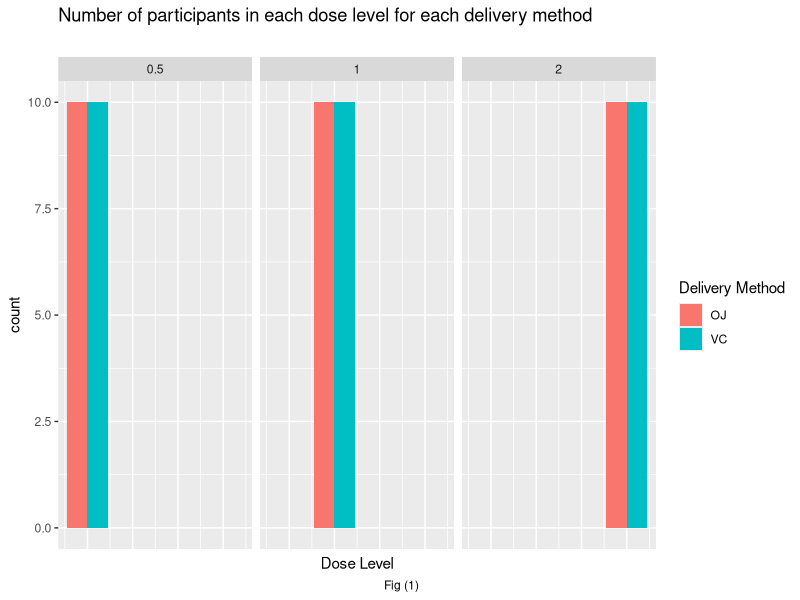
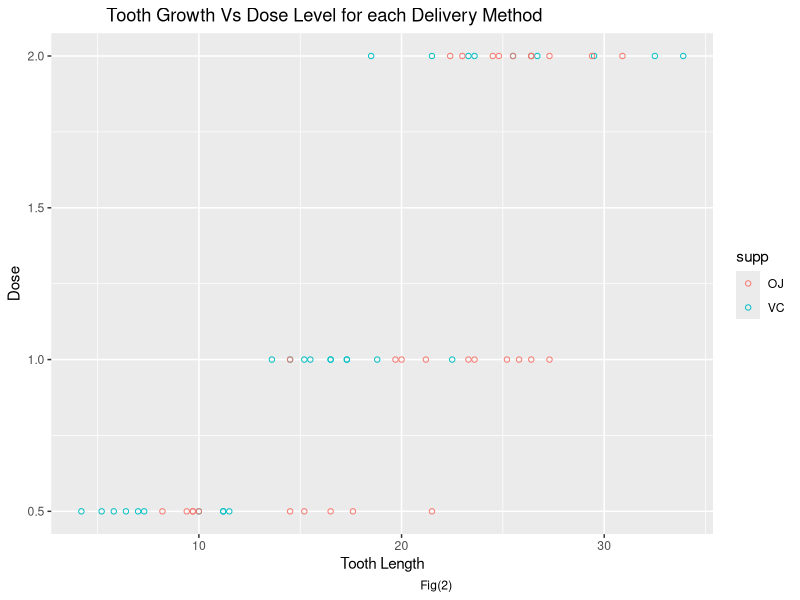
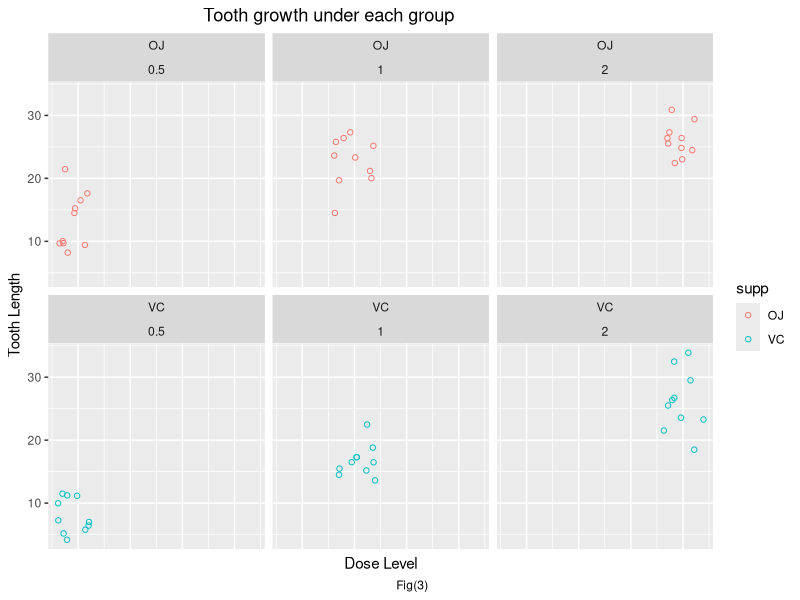
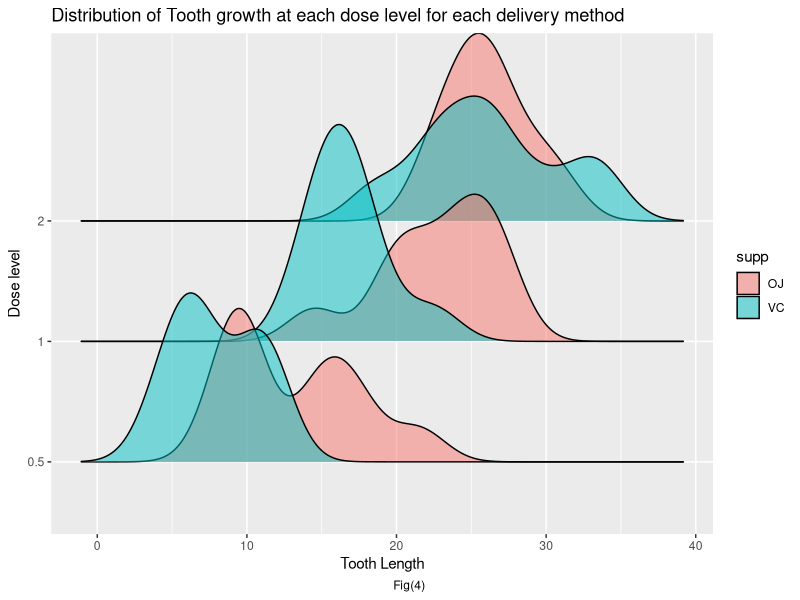
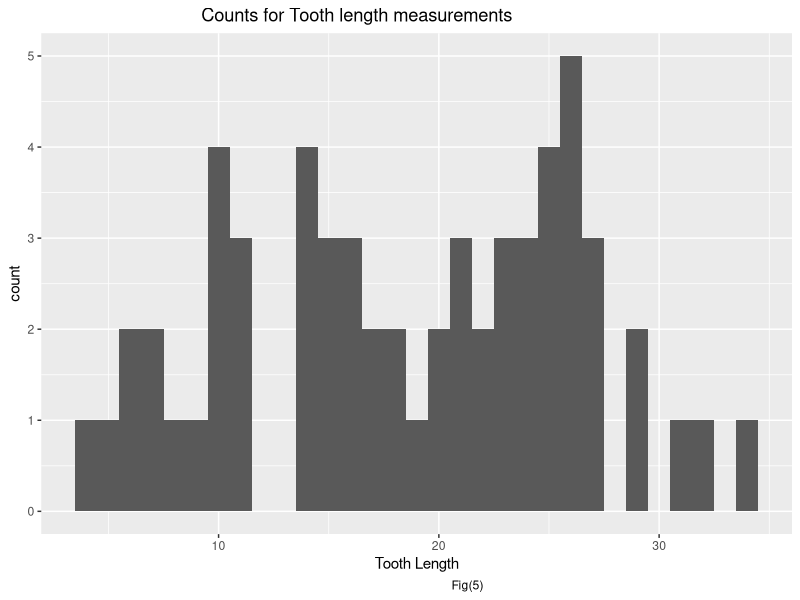
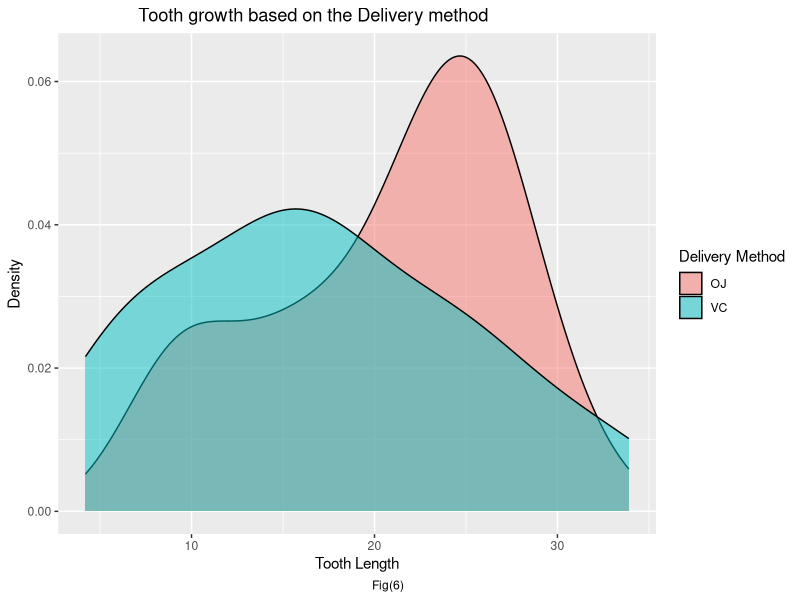
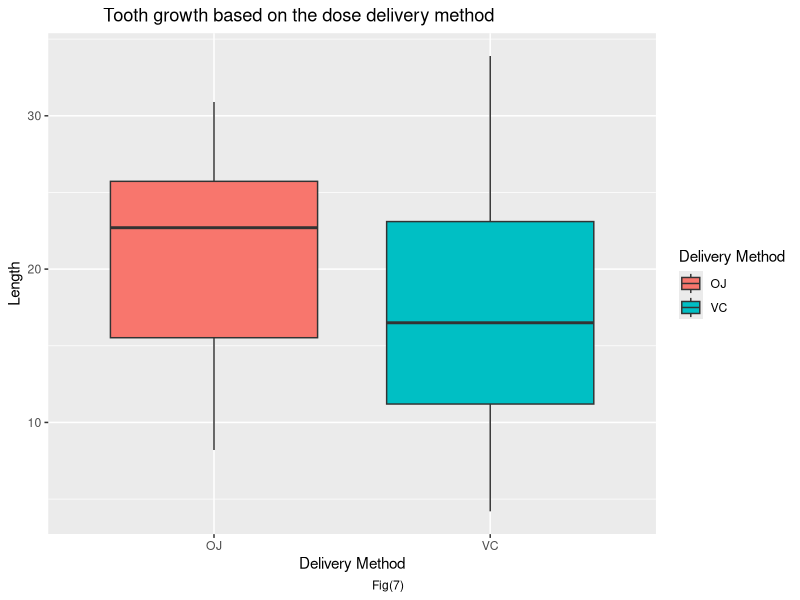
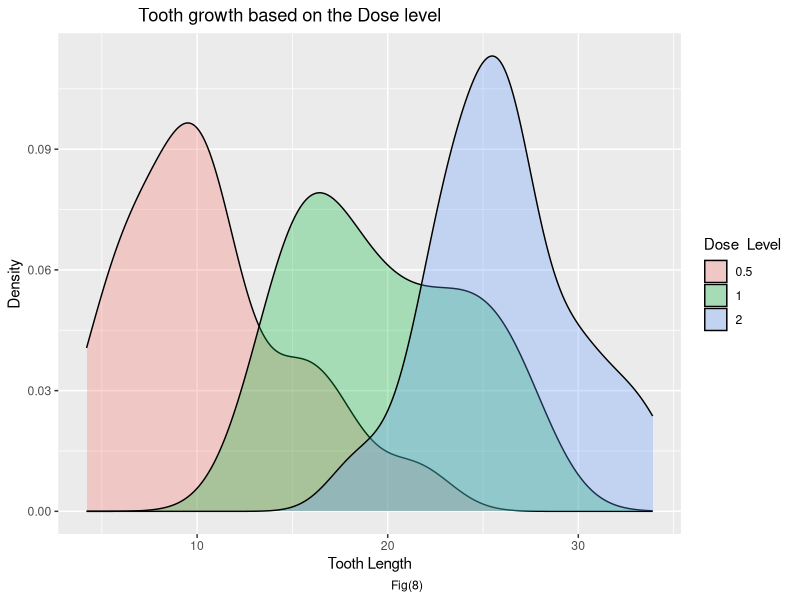

R code for these plots, in order:
## ---- chunk 1
library(ggplot2)
ggplot(ToothGrowth,aes(x=dose,fill=supp))+
  theme(axis.ticks.x=element_blank(), axis.text.x =element_blank() )+
  geom_bar(position = "dodge")+
  labs(title="Number of participants in each dose level for each delivery method ",x="Dose Level", fill="Delivery Method", subtitle = "", 
        caption = "Fig (1)                                                                               ")+
  facet_wrap(~ dose)
## ---- chunk 2
ggplot(ToothGrowth, aes(len,dose,shape=supp,color=supp)) + 
  geom_point(shape=1) +
  labs(title="           Tooth Growth Vs Dose Level for each Delivery Method",x="Tooth Length",y="Dose",
       caption = "Fig(2)                                                                                       ")

## ---- chunk 3
ggplot(ToothGrowth,aes(x=dose,y=len,color=supp))+
  geom_point(shape=1,position="jitter")+
  labs(title="                               Tooth growth under each group",x="Dose Level",y="Tooth Length", caption="Fig(3)                                                                                               ")+
  facet_wrap(supp~dose)+
    theme(axis.ticks.x=element_blank(), axis.text.x =element_blank() )

## ---- chunk 4
library(ggridges)
ggplot(ToothGrowth, aes(x = len, y = as.factor(dose), fill = supp)) + 
  geom_density_ridges(alpha = 0.5)+
labs(title="Distribution of Tooth growth at each dose level for each delivery method ",x="Tooth Length",
 y="Dose level",caption = "Fig(4)                                                                                                ")
## ---- chunk 5
ggplot(ToothGrowth,aes(x=len))+
geom_histogram(binwidth = 1)+
labs(title="                                Counts for Tooth length measurements ",x="Tooth Length",
 caption = "Fig(5)                                                                                                       ")
## ---- chunk 6
library(ggridges)
ggplot(ToothGrowth,aes(x=len,fill=supp))+
geom_density(alpha=0.5)+
  labs(title="                Tooth growth based on the Delivery method",x="Tooth Length",y="Density",fill="Delivery Method", caption = "Fig(6)                                                                                    ")
 


## ---- chunk 7
ggplot(ToothGrowth, aes(x = supp, y = len)) + geom_boxplot(aes(fill = supp))+
  labs(title="           Tooth growth based on the dose delivery method",x="Delivery Method",y="Length",fill="Delivery Method", caption = "Fig(7)                                                                                    ")
## ---- chunk 8
library(ggridges)
ToothGrowth$dose <- as.factor(ToothGrowth$dose)
ggplot(ToothGrowth,aes(x=len, fill=dose)) + geom_density(alpha=0.3)+
  labs(title="                Tooth growth based on the Dose level",x="Tooth Length",y="Density",fill="Dose  Level ",caption = "Fig(8)                                                                                      ")
 
## ---- chunk 9
ggplot(ToothGrowth, aes(x = supp, y = len)) + geom_boxplot(aes(fill = dose))+
  labs(title="                        Tooth growth based on the dose level",x="Dose Level",y="Length",fill="Dose Level", caption = "Fig(9)                                                                                    ")
## ---- chunk 10
ggplot(women,aes(height,weight))+geom_point()+labs(title="                                                  Height vs weight",x="Height in In ",y="Weight in Ibs", caption = "Fig(10)                                                                                                       ")
